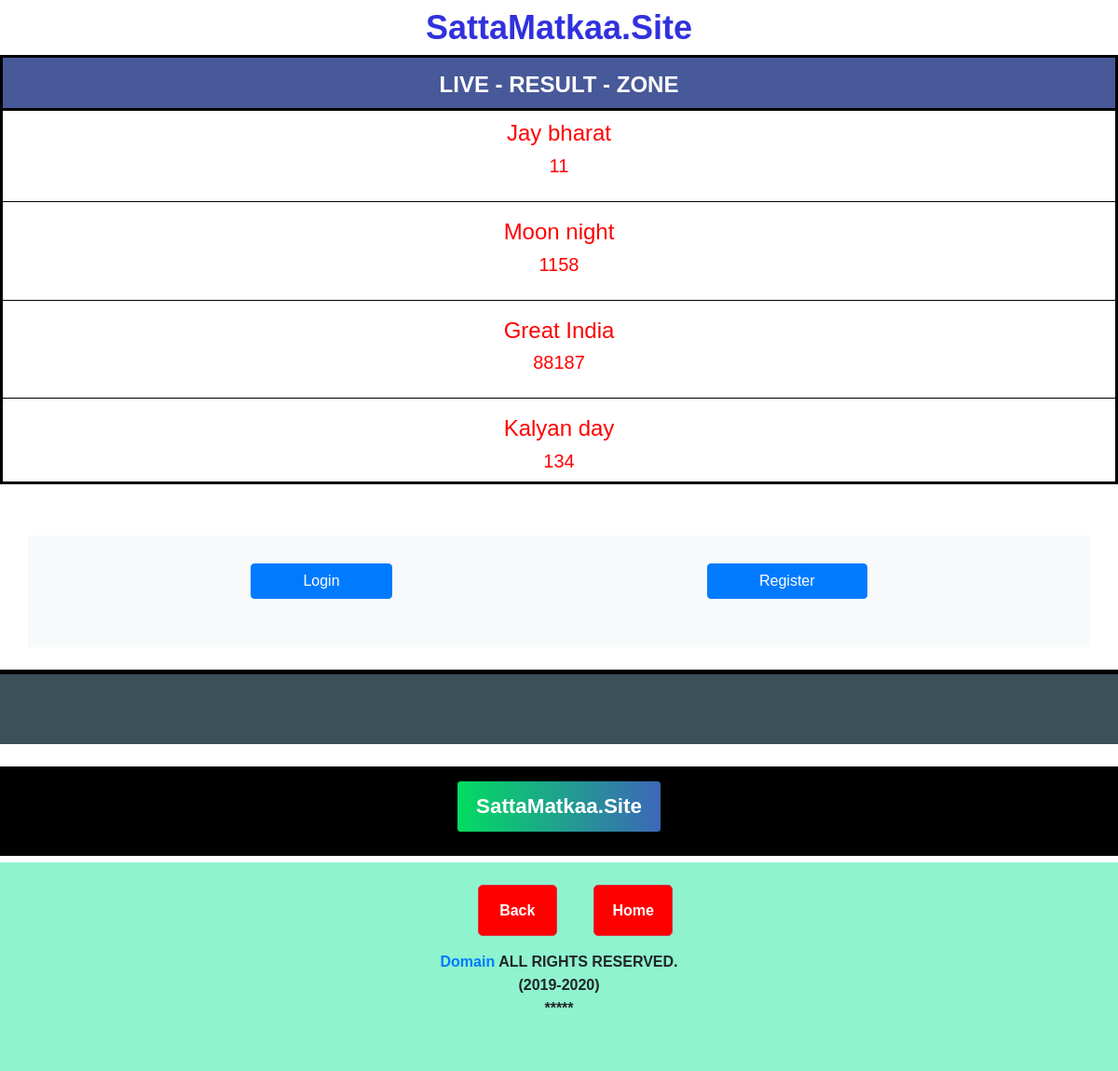
Page /gussingFrom on the committed database.
### game/models.py (models this page shows)
class points(models.Model):
    Jay_bharat = models.CharField(max_length=100,default="*")
    Moon_night = models.CharField(max_length=100,default="*")
    Great_India = models.CharField(max_length=100,default="*")
    Kalyan_day = models.CharField(max_length=100,default="*")

### game/views.py (the view)
# urls.py: path("gussingFrom", views.gussingFrom, name= 'gussingFrom'),
def gussingFrom(request):
    all_objects = points.objects.all()
    context = {'all_objects': all_objects}
    return render(request, 'gussingFrom.html',context)

### templates/gussingFrom.html (shortened to what this page needs)
{% load static %}
<!doctype html>
<html lang="en">
<head>
    <link rel="stylesheet" href="https://stackpath.bootstrapcdn.com/bootstrap/4.5.2/css/bootstrap.min.css"
>
    <link rel="stylesheet" href="{% static 'css/stlye.css' %}">
</head>
<body>
    <center>
        <a href="/" class="namehref">
            <h1 class="textColor my-2">SattaMatkaa.Site</h1>
        </a>
    </center>
      <div class="live">
        <h4 class="livegame"><span class="cercal spinner-grow">*</span> LIVE - RESULT - ZONE </h4>
        <div class="firstName">
            <h4>Jay bharat</h4>
            <h5>{{all_objects.0.Jay_bharat}}</h5>
        </div>
        <hr class="gamehr">
        <div class="firstName">
            <h4>Moon night</h4>
            <h5>{{all_objects.0.Moon_night}}</h5>
        </div>
        <hr class="gamehr">
        <div class="firstName">
            <h4>Great India</h4>
            <h5>{{all_objects.0.Great_India}}</h5>
        </div>
        <hr class="gamehr">
        <div class="firstName">
            <h4>Kalyan day</h4>
            <h5>{{all_objects.0.Kalyan_day}}</h5>
        </div>
    </div>
    <div class="container buttoncon">
       <a href="playGame"> <button type="button" class="btn btn-primary btn1">Login</button></a>
       <a href="playGame"> <button type="button" class="btn btn-primary btn2">Register</button></a>
    </div>
    <div class="empty">
    </div>
    <div class="saatasite">
        <button class="refrash"><a href="#" class="rehref"> SattaMatkaa.Site </a></button>
    </div>
    <footer>
        <div class="footer text-center">
            <button type="button" class="btn btn-danger button">Back</button>
           <a href="/"><button type="button" class="btn btn-danger button">Home</button> <br></a>
            <p class="blackbold my-3"><a href="/" style="padding-right: 4px;">Domain</a>ALL RIGHTS RESERVED.</p>
            <p style="margin-top: -15px;" class="blackbold">(2019-2020)</p>
            <p style="margin-top: -15px;" class="blackbold">*****</p>
        </div>
    </footer>
</body>
</html>

### static/css/stlye.css (style rules this page uses)
* { margin: 0px; padding: 0px; font-family: 'Merriweather Sans', sans-serif; }
.textColor { font-size: 36px; font-weight: bold; color: rgb(49, 49, 221); text-decoration: none; background-color: transparent; }
.live { width: 100%; height: vh; border: solid black; }
.livegame { background-color: #485999; text-align: center; font-weight: bold; color: white; padding-top: 10px; padding-bottom: 10px; border-bottom: solid black; }
.firstName { text-align: center; color: red; padding-top: 2px; padding-bottom: 2px; }
.gamehr { background-color: black; }

### templates/gussingFrom.html (style rules this page uses)
.namehref { text-decoration: none ! important; }
.buttoncon { background-color: #f8f9fa!important; height: 15vh; padding-top: 30px; text-align: center; margin-top: 55px; }
.btn1 { margin-right: 30%; padding-right: 5%; padding-left: 5%; }
.btn2 { padding-right: 5%; padding-left: 5%; }
.empty { width: 100%; height: 10vh; background-color: #3b5057; border-top: 5px solid rgb(0, 0, 0); margin-bottom: 2%; margin-top: 2%; }
.saatasite { width: 100%; height: 12vh; background-color: black; text-align: center; padding-top: 15px; padding-bottom: 8px; margin-bottom: 7px; }
.refrash { background: linear-gradient(to right, #02dc61, #3c67b8) !important; color: white; border: solid 1px #000; font-size: 1.4em; font-weight: bold; padding: 10px 20px; border-radius: 4px; text-decoration: none ! important; font-weight: bold; }
.rehref { color: white !important; font-weight: bold; text-decoration: none !important; background-color: unset !important; }
.footer { width: 100%; height: 28vh; background-color: #8ff3ce; }
.button { background-color: red; color: white; font-weight: bold; width: 85px; height: 55px; border-radius: 5px; margin-top: 2%; margin-left: 35px; }
.blackbold { font-weight: bold; }

### rows in the picture
points: Jay_bharat "11", Moon_night "1158", Great_India "88187", Kalyan_day "134"
